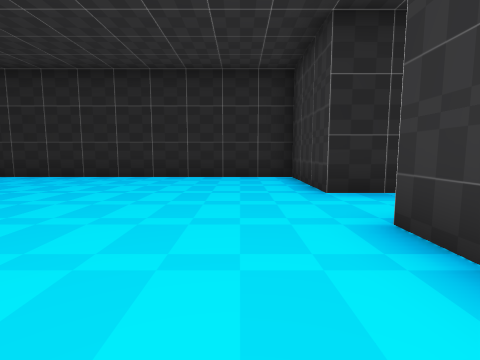
[1] (above)

13 first-person views from a walk through a level from a Godot 3-D game. The camera is 1.4 m above the floor, tilts 6° down and sees 85° across. The floor is counted in squares, 2 m on a side. Each view is taken from the middle of a square. On the plan, view 1 faces up. The plan holds only what a view shows up to about 9 squares ahead; the rest is blank. The place goes on beyond the plan. Some surface patterns are stand-ins.

[2]
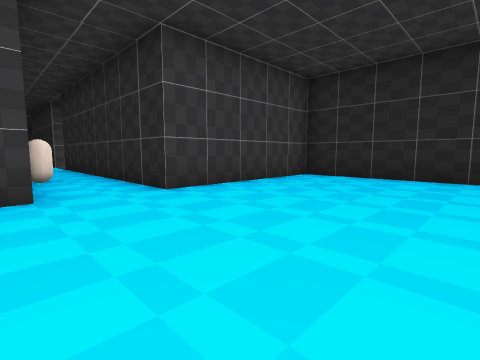

[3]
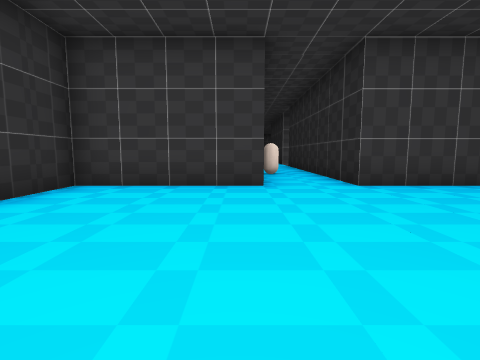

[4]
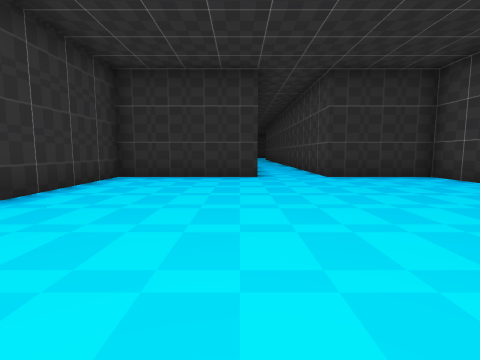

[5]
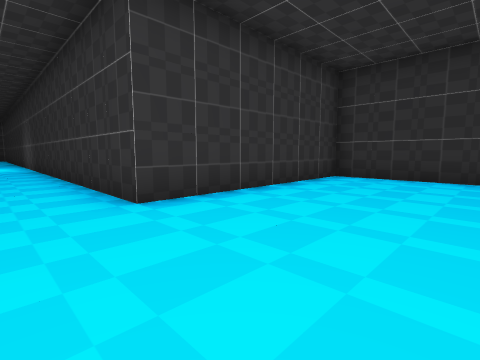

[6]
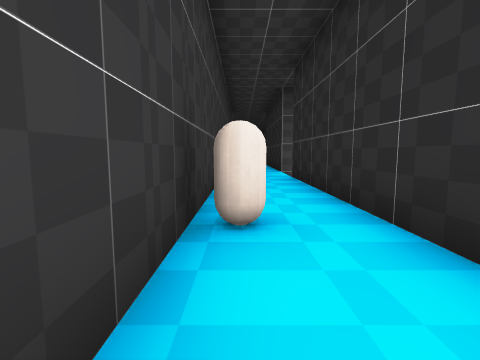

[7]
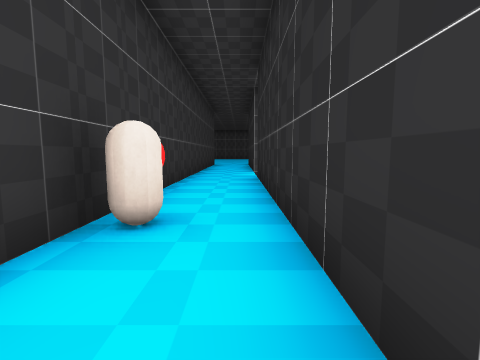

[8]
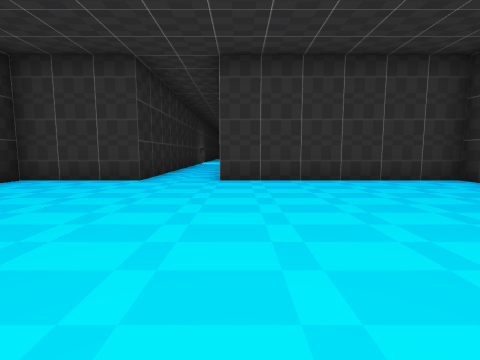

[9]
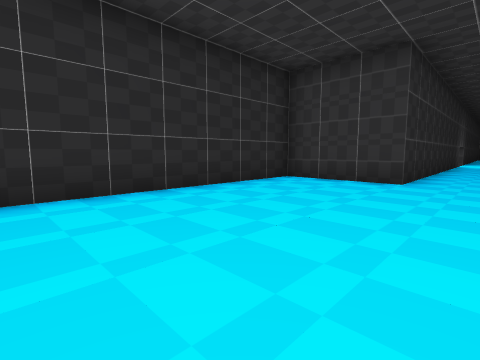

[10]
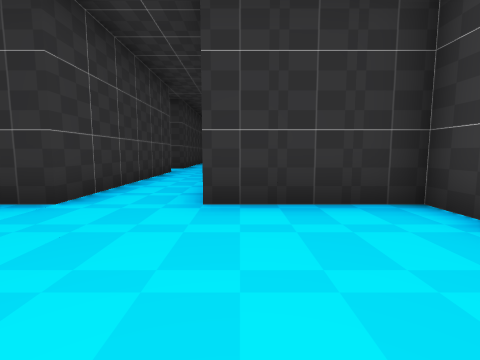

[11]
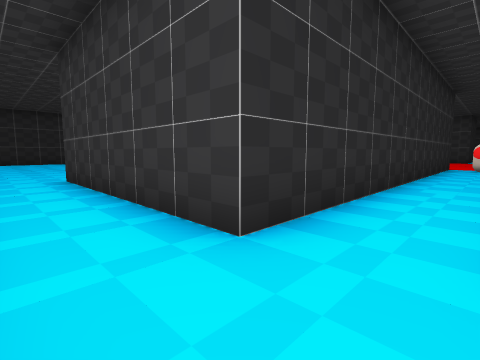

[12]
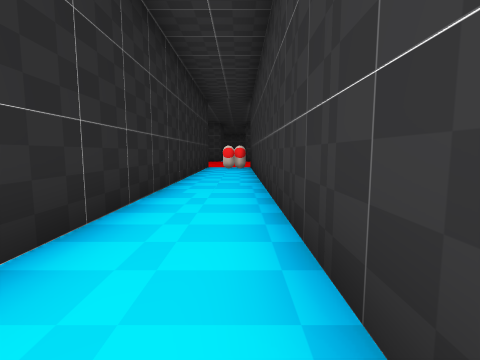

[13]
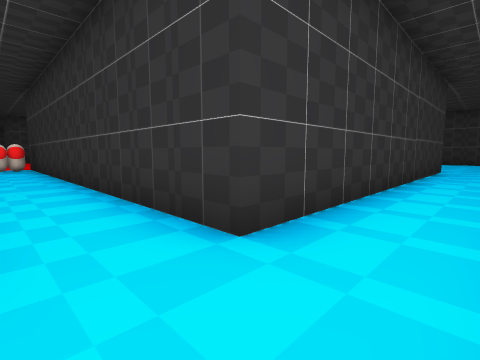

### Floor plan
Points are (right, up) in squares from view 1. A wall is a line through its corners. A room is listed if a view was taken in it or the views show most of it. See-through windows are left out.
Room 1 (views 1, 2, 3, 4, 5, 6, 7, 8, 9, 10)
walls: (-2.5, -3.5) (1.5, -3.5) (1.5, 2.5) (9.4, 2.5); (-7.5, 0.6) (-7.5, -3.5) (-4.5, -3.5); (6.2, 4.5) (1.5, 4.5) (1.5, 7.5) (-7.5, 7.5) (-7.5, 2.5) (-15.5, 2.5); (-15.5, 0.5) (-8.5, 0.5)
ways out: opening at (-3.5, -4) to room 2
objects: other object (-11, 1)
Room 2 (views 11, 12, 13)
walls: (-2.5, -21.2) (-2.5, -11.5) (7.4, -11.5); (7.2, -9.5) (-2.5, -9.5) (-2.5, -3.5); (-4.5, -3.5) (-4.5, -5.1)
ways out: opening at (-3.5, -4) to room 1

Where each view was taken, in squares from view 1:
view 1: 0 up, 0 right, facing up
view 2: 0 up, 3 left, facing up-left
view 3: 0 up, 2 left, facing left
view 4: 4 up, 2 left, facing down
view 5: 4 up, 2 left, facing down-right
view 6: 1 up, 8 left, facing left
view 7: 2 up, 8 left, facing left
view 8: 2 up, 5 left, facing right
view 9: 3 up, 5 left, facing up-right
view 10: 0 up, 5 left, facing down
view 11: 11 down, 4 left, facing up-right
view 12: 11 down, 3 left, facing right
view 13: 10 down, 4 left, facing down-right
